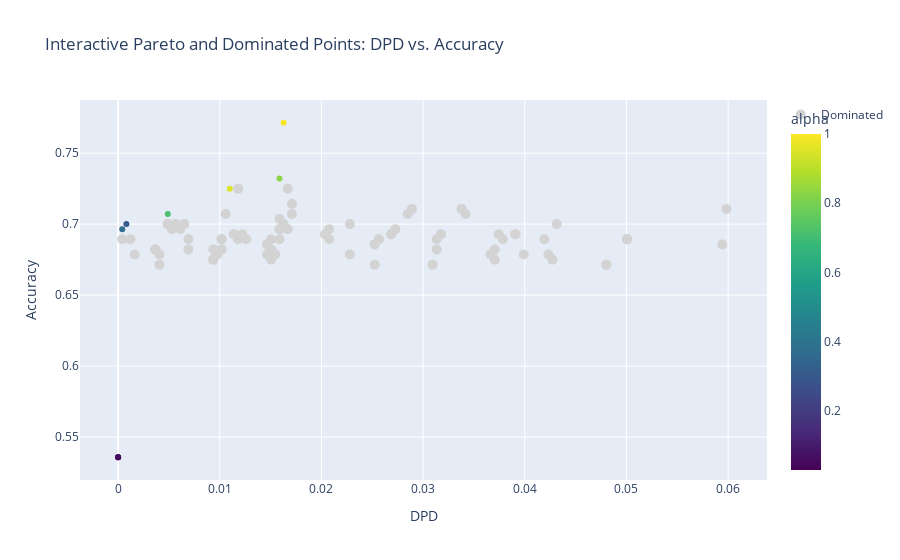

The notebook cell this image was saved under:
### Code cell
# 6. Identify Pareto-optimal points and create interactive plot with Plotly
import pandas as pd
import plotly.express as px

def is_pareto_efficient(acc, dpd):
    n_points = len(acc)
    is_efficient = [True] * n_points
    for i in range(n_points):
        for j in range(n_points):
            if (acc[j] >= acc[i] and dpd[j] <= dpd[i]) and (acc[j] > acc[i] or dpd[j] < dpd[i]):
                is_efficient[i] = False
                break
    return is_efficient

# compute Pareto front mask
efficient_mask = is_pareto_efficient(acc_vals, dpd_vals)

# prepare DataFrame for plotting
plot_df = pd.DataFrame({
    'DPD': dpd_vals,
    'Accuracy': acc_vals,
    'alpha': alpha_vals,
    'max_depth': max_depth_vals,
    # 'eta': eta_vals,    
    'Pareto': ['Yes' if m else 'No' for m in efficient_mask]
})

plot_df['Dominated'] = ['No' if m else 'Yes' for m in efficient_mask]

# Plotly: color Pareto points by alpha, dominated in gray
fig = px.scatter(
    plot_df,
    x='DPD',
    y='Accuracy',
    color='alpha',
    color_continuous_scale='Viridis',
    size_max=15,
    hover_data={'alpha': True, 'DPD': True, 'Accuracy': True, 'Dominated': True, 'max_depth': True},
    title='Interactive Pareto and Dominated Points: DPD vs. Accuracy'
)
# update marker styling: dominated points gray
fig.update_traces(
    selector=dict(),
    marker=dict(line_width=0)
)
# add dominated points as separate layer
dominated_df = plot_df[plot_df['Dominated']=='Yes']
fig.add_scatter(
    x=dominated_df['DPD'],
    y=dominated_df['Accuracy'],
    mode='markers',
    marker=dict(color='lightgray', size=10),
    hoverinfo='skip',
    name='Dominated'
)
fig.show()
